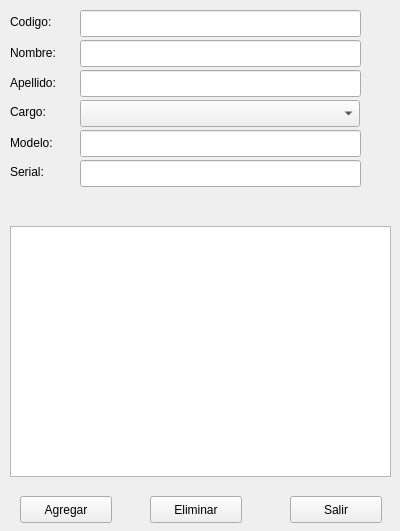
<?xml version="1.0" encoding="UTF-8"?>
<ui version="4.0">
 <class>Form</class>
 <widget class="QWidget" name="Form">
  <property name="geometry">
   <rect>
    <x>0</x>
    <y>0</y>
    <width>400</width>
    <height>531</height>
   </rect>
  </property>
  <property name="windowTitle">
   <string>Form</string>
  </property>
  <property name="windowIcon">
   <iconset>
    <normaloff>logo2.png</normaloff>logo2.png</iconset>
  </property>
  <widget class="QLineEdit" name="lineEdit">
   <property name="geometry">
    <rect>
     <x>80</x>
     <y>10</y>
     <width>281</width>
     <height>27</height>
    </rect>
   </property>
  </widget>
  <widget class="QPushButton" name="pushButton">
   <property name="geometry">
    <rect>
     <x>20</x>
     <y>496</y>
     <width>92</width>
     <height>27</height>
    </rect>
   </property>
   <property name="text">
    <string>Agregar</string>
   </property>
  </widget>
  <widget class="QPushButton" name="pushButton_2">
   <property name="geometry">
    <rect>
     <x>290</x>
     <y>496</y>
     <width>92</width>
     <height>27</height>
    </rect>
   </property>
   <property name="text">
    <string>Salir</string>
   </property>
  </widget>
  <widget class="QLineEdit" name="lineEdit_2">
   <property name="geometry">
    <rect>
     <x>80</x>
     <y>40</y>
     <width>281</width>
     <height>27</height>
    </rect>
   </property>
  </widget>
  <widget class="QLabel" name="label">
   <property name="geometry">
    <rect>
     <x>10</x>
     <y>13</y>
     <width>59</width>
     <height>17</height>
    </rect>
   </property>
   <property name="text">
    <string>Codigo:</string>
   </property>
  </widget>
  <widget class="QLabel" name="label_2">
   <property name="geometry">
    <rect>
     <x>10</x>
     <y>44</y>
     <width>71</width>
     <height>17</height>
    </rect>
   </property>
   <property name="text">
    <string>Nombre:</string>
   </property>
  </widget>
  <widget class="QPushButton" name="pushButton_3">
   <property name="geometry">
    <rect>
     <x>150</x>
     <y>496</y>
     <width>92</width>
     <height>27</height>
    </rect>
   </property>
   <property name="text">
    <string>Eliminar</string>
   </property>
  </widget>
  <widget class="QLineEdit" name="lineEdit_3">
   <property name="geometry">
    <rect>
     <x>80</x>
     <y>70</y>
     <width>281</width>
     <height>27</height>
    </rect>
   </property>
  </widget>
  <widget class="QLabel" name="label_3">
   <property name="geometry">
    <rect>
     <x>10</x>
     <y>74</y>
     <width>59</width>
     <height>17</height>
    </rect>
   </property>
   <property name="text">
    <string>Apellido:</string>
   </property>
  </widget>
  <widget class="QLabel" name="label_4">
   <property name="geometry">
    <rect>
     <x>10</x>
     <y>103</y>
     <width>59</width>
     <height>17</height>
    </rect>
   </property>
   <property name="text">
    <string>Cargo:</string>
   </property>
  </widget>
  <widget class="QListWidget" name="listWidget">
   <property name="geometry">
    <rect>
     <x>10</x>
     <y>226</y>
     <width>381</width>
     <height>251</height>
    </rect>
   </property>
  </widget>
  <widget class="QLabel" name="label_5">
   <property name="geometry">
    <rect>
     <x>30</x>
     <y>200</y>
     <width>341</width>
     <height>20</height>
    </rect>
   </property>
   <property name="text">
    <string/>
   </property>
  </widget>
  <widget class="QLineEdit" name="lineEdit_5">
   <property name="geometry">
    <rect>
     <x>80</x>
     <y>130</y>
     <width>281</width>
     <height>27</height>
    </rect>
   </property>
  </widget>
  <widget class="QLabel" name="label_6">
   <property name="geometry">
    <rect>
     <x>10</x>
     <y>134</y>
     <width>59</width>
     <height>17</height>
    </rect>
   </property>
   <property name="text">
    <string>Modelo:</string>
   </property>
  </widget>
  <widget class="QLineEdit" name="lineEdit_6">
   <property name="geometry">
    <rect>
     <x>80</x>
     <y>160</y>
     <width>281</width>
     <height>27</height>
    </rect>
   </property>
  </widget>
  <widget class="QLabel" name="label_7">
   <property name="geometry">
    <rect>
     <x>10</x>
     <y>163</y>
     <width>59</width>
     <height>17</height>
    </rect>
   </property>
   <property name="text">
    <string>Serial:</string>
   </property>
  </widget>
  <widget class="QComboBox" name="comboBox">
   <property name="geometry">
    <rect>
     <x>80</x>
     <y>100</y>
     <width>280</width>
     <height>27</height>
    </rect>
   </property>
  </widget>
 </widget>
 <tabstops>
  <tabstop>lineEdit</tabstop>
  <tabstop>lineEdit_2</tabstop>
  <tabstop>lineEdit_3</tabstop>
  <tabstop>comboBox</tabstop>
  <tabstop>lineEdit_5</tabstop>
  <tabstop>lineEdit_6</tabstop>
  <tabstop>pushButton</tabstop>
  <tabstop>listWidget</tabstop>
  <tabstop>pushButton_2</tabstop>
  <tabstop>pushButton_3</tabstop>
 </tabstops>
 <resources/>
 <connections>
  <connection>
   <sender>lineEdit</sender>
   <signal>textEdited(QString)</signal>
   <receiver>label_5</receiver>
   <slot>clear()</slot>
   <hints>
    <hint type="sourcelabel">
     <x>220</x>
     <y>23</y>
    </hint>
    <hint type="destinationlabel">
     <x>200</x>
     <y>143</y>
    </hint>
   </hints>
  </connection>
  <connection>
   <sender>lineEdit_2</sender>
   <signal>textEdited(QString)</signal>
   <receiver>label_5</receiver>
   <slot>clear()</slot>
   <hints>
    <hint type="sourcelabel">
     <x>220</x>
     <y>53</y>
    </hint>
    <hint type="destinationlabel">
     <x>200</x>
     <y>143</y>
    </hint>
   </hints>
  </connection>
  <connection>
   <sender>lineEdit_3</sender>
   <signal>textEdited(QString)</signal>
   <receiver>label_5</receiver>
   <slot>clear()</slot>
   <hints>
    <hint type="sourcelabel">
     <x>220</x>
     <y>83</y>
    </hint>
    <hint type="destinationlabel">
     <x>200</x>
     <y>143</y>
    </hint>
   </hints>
  </connection>
  <connection>
   <sender>lineEdit_5</sender>
   <signal>textEdited(QString)</signal>
   <receiver>label_5</receiver>
   <slot>clear()</slot>
   <hints>
    <hint type="sourcelabel">
     <x>220</x>
     <y>143</y>
    </hint>
    <hint type="destinationlabel">
     <x>200</x>
     <y>209</y>
    </hint>
   </hints>
  </connection>
  <connection>
   <sender>lineEdit_6</sender>
   <signal>textEdited(QString)</signal>
   <receiver>label_5</receiver>
   <slot>clear()</slot>
   <hints>
    <hint type="sourcelabel">
     <x>220</x>
     <y>173</y>
    </hint>
    <hint type="destinationlabel">
     <x>200</x>
     <y>209</y>
    </hint>
   </hints>
  </connection>
 </connections>
</ui>
